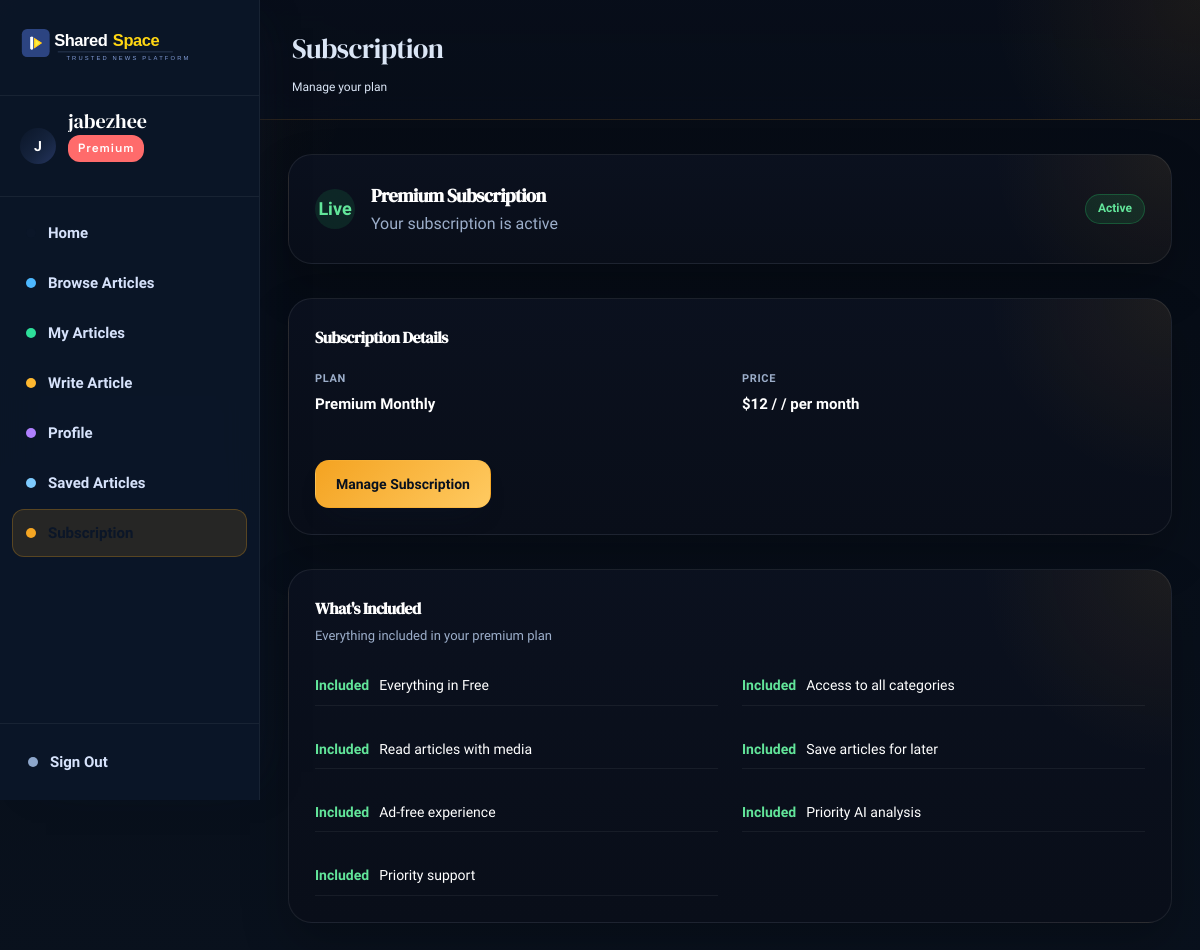
The page /pages/subscription.php (signed in) on the database its author committed.
### tables this page shows
CREATE TABLE `users` (
  `id` int NOT NULL,
  `email` varchar(255) NOT NULL,
  `password` varchar(255) NOT NULL,
  `full_name` varchar(255) DEFAULT NULL,
  `bio` text,
  `avatar_url` text,
  `role` enum('free','premium','category_admin','system_admin','ai_trainer') NOT NULL DEFAULT 'free',
  `is_premium` tinyint(1) NOT NULL DEFAULT '0',
  `is_suspended` tinyint(1) NOT NULL DEFAULT '0',
  `created_at` datetime NOT NULL DEFAULT CURRENT_TIMESTAMP,
  `updated_at` datetime NOT NULL DEFAULT CURRENT_TIMESTAMP ON UPDATE CURRENT_TIMESTAMP,
  `email_verified` tinyint(1) DEFAULT '0',
  `verification_token` varchar(255) DEFAULT NULL,
  `last_verification_email` datetime DEFAULT NULL,
  `reset_token` varchar(255) DEFAULT NULL,
  `reset_expires` datetime DEFAULT NULL,
  `age_group` varchar(20) DEFAULT NULL,
  `gender` enum('male','female') DEFAULT NULL,
  `onboarding_completed` tinyint(1) DEFAULT '0'
);

CREATE TABLE `landing_pricing_plans` (
  `id` int NOT NULL,
  `name` varchar(100) NOT NULL,
  `price` varchar(50) DEFAULT NULL,
  `price_suffix` varchar(50) DEFAULT NULL,
  `description` text,
  `button_text` varchar(100) DEFAULT NULL,
  `button_link` varchar(255) DEFAULT NULL,
  `is_popular` tinyint(1) DEFAULT '0',
  `display_order` int DEFAULT '1'
);

CREATE TABLE `landing_pricing_features` (
  `id` int NOT NULL,
  `plan_id` int NOT NULL,
  `feature_text` varchar(255) DEFAULT NULL,
  `is_included` tinyint(1) DEFAULT '1',
  `display_order` int DEFAULT '1'
);

### includes/entities/User.php (called while the page is built, shortened)
<?php
class User
{
    public string $fullName;
    public function __construct(array $row)
    {
        $this->fullName    = $row['full_name'] ?? '';
        $this->role        = $row['role']       ?? 'free';
        $this->subscription_cancel_at = $row['subscription_cancel_at'] ?? null;
    }
    public function initial(): string
    {
        return strtoupper(mb_substr($this->fullName, 0, 1)) ?: '?';
    }
}

### includes/db.php (called while the page is built, shortened)
<?php
class DB {
    private static ?PDO $pdo = null;
    public static function get(): PDO {
        if (self::$pdo === null) {
            $dsn = sprintf('mysql:host=%s;port=%s;dbname=%s;charset=utf8mb4',
                DB_HOST, DB_PORT, DB_NAME);
            self::$pdo = new PDO($dsn, DB_USER, DB_PASS, [
                PDO::ATTR_ERRMODE            => PDO::ERRMODE_EXCEPTION,
                PDO::ATTR_DEFAULT_FETCH_MODE => PDO::FETCH_ASSOC,
                PDO::ATTR_EMULATE_PREPARES   => false,
            ]);
        }
        return self::$pdo;
    }
    public static function query(string $sql, array $params = []): array {
        $stmt = self::get()->prepare($sql);
        $stmt->execute($params);
        return $stmt->fetchAll();
    }
    public static function first(string $sql, array $params = []): ?array {
        $rows = self::query($sql, $params);
        return $rows[0] ?? null;
    }
}

### includes/controllers/AuthController.php (called while the page is built, shortened)
<?php
require_once __DIR__ . '/../entities/User.php';
class AuthController {
    public function currentUser(): ?User {
        static $cache = [];
        $id = $_SESSION['user_id'];
        if (!isset($cache[$id])) {
            $row        = DB::first('SELECT * FROM users WHERE id = ?', [$id]);
            $cache[$id] = $row ? new User($row) : null;
        }
        return $cache[$id];
    }
    public function requireAuth(): void {
        $user = $this->currentUser();
    }
}

### pages/subscription.php (the view, shortened to what this page needs)
<?php
require_once __DIR__ . '/../includes/layout.php';
require_once __DIR__ . '/../includes/controllers/AuthController.php';
require_once __DIR__ . '/../includes/db.php';
$auth = new AuthController();
$auth->requireAuth();
$user = $auth->currentUser();
$plan = DB::first(
    "SELECT * FROM landing_pricing_plans WHERE name = 'Premium' LIMIT 1"
);
$features = $plan ? DB::query(
    "SELECT * FROM landing_pricing_features
     WHERE plan_id = ? AND is_included = 1
     ORDER BY display_order ASC",
    [$plan['id']]
) : [];
page_head('Subscription');
?>
<div class="dashboard-layout">
    <?php sidebar($user); ?>
    <main>
        <?php dash_header('Subscription', 'Manage your plan'); ?>
        <div class="page-content">
            <?php if ($user->role === 'premium'): ?>
                <?php $cancelAt = $user->subscription_cancel_at; ?>
                <div class="sub-status-card">
                    <div class="sub-status-left">
                        <div class="sub-status-icon"><?= $cancelAt ? 'Pending' : 'Live' ?></div>
                        <div>
                            <h3>Premium Subscription</h3>
                            <?php if ($cancelAt): ?>
                                <p>Your plan is active but cancels on <strong><?= htmlspecialchars(date('d M Y', strtotime($cancelAt))) ?></strong></p>
                            <?php else: ?>
                                <p>Your subscription is active</p>
                            <?php endif; ?>
                        </div>
                    </div>
                    <span class="sub-badge <?= $cancelAt ? 'cancelling' : 'active' ?>">
                        <?= $cancelAt ? 'Cancelling' : 'Active' ?>
                    </span>
                </div>
                <div class="sub-details-card">
                    <h3>Subscription Details</h3>
                    <div class="sub-details-grid">
                        <div>
                            <p class="sub-label">PLAN</p>
                            <p class="sub-value">Premium Monthly</p>
                        </div>
                        <div>
                            <p class="sub-label">PRICE</p>
                            <p class="sub-value">
                                <?= htmlspecialchars($plan['price'] ?? '$12.00') ?>
                                / <?= htmlspecialchars($plan['price_suffix'] ?? 'Monthly') ?>
                            </p>
                        </div>
                    </div>
                    <a href="/actions/create-portal-session.php" class="btn btn-primary btn-manage">
                        <?= $cancelAt ? 'Reactivate / Manage Subscription' : 'Manage Subscription' ?>
                    </a>
                </div>
                <div class="sub-features-card">
                    <h3>What's Included</h3>
                    <p class="sub-features-sub">Everything included in your premium plan</p>
                    <div class="sub-features-grid">
                        <?php foreach ($features as $f): ?>
                            <div class="sub-feature-item">
                                <span class="sub-check">Included</span>
                                <?= htmlspecialchars($f['feature_text']) ?>
                            </div>
                        <?php endforeach; ?>
                    </div>
                </div>
            <?php endif; ?>
        </div>
    </main>
</div>
<?php page_foot(); ?>

### includes/layout.php (shortened to what this page needs)
<?php
require_once __DIR__ . '/db.php';
require_once __DIR__ . '/controllers/AuthController.php';
function page_head(string $title): void {
    $slug = strtolower(trim(preg_replace('/[^a-z0-9]+/i', '-', $title), '-'));
?>
<!DOCTYPE html>
<html lang="en">
<head>
<link rel="stylesheet" href="/public/css/app.css" />
</head>
<body class="page-<?= htmlspecialchars($slug) ?>">
<?php }
function page_foot(): void { ?>
</body>
</html>
<?php }
function sharedspace_brand(string $href = '/', string $variant = 'dark', string $class = ''): void { ?>
    <a href="<?= htmlspecialchars($href) ?>" class="sharedspace-brand <?= htmlspecialchars(trim($class)) ?>">
        <img
            src="<?= htmlspecialchars($variant === 'light' ? '/public/icons/sharedspace-logo-light.svg' : '/public/icons/sharedspace-logo-dark.svg') ?>"
            alt="SharedSpace"
            class="sharedspace-brand-image"
        >
    </a>
<?php }
function sidebar(User $user): void {
    $path = parse_url($_SERVER['REQUEST_URI'], PHP_URL_PATH);
    if ($user->role === 'system_admin') {
        $links = [
            ['href' => '/pages/admin-dashboard.php', 'key' => 'home',    'label' => 'Admin Dashboard'],
            ['href' => '/pages/browse.php',           'key' => 'browse',  'label' => 'Browse Articles'],
            ['href' => '/pages/admin-landing.php',    'key' => 'landing', 'label' => 'Manage Landing Page'],
            ['href' => '/pages/admin-audit-log.php',  'key' => 'audit',   'label' => 'Audit Log'],
            ['href' => '/pages/profile.php',          'key' => 'profile', 'label' => 'Profile'],
        ];
    } else {
        $links = [
            ['href' => '/dashboard.php', 'key' => 'home', 'label' => 'Home'],
            ['href' => '/pages/browse.php', 'key' => 'browse', 'label' => 'Browse Articles'],
            ['href' => '/pages/my-articles.php', 'key' => 'articles', 'label' => 'My Articles'],
            ['href' => '/pages/write.php', 'key' => 'compose', 'label' => 'Write Article'],
            ['href' => '/pages/profile.php', 'key' => 'profile', 'label' => 'Profile'],
            ['href' => '/pages/savedarticles.php', 'key' => 'saved', 'label' => 'Saved Articles'],
            ['href' => '/pages/subscription.php', 'key' => 'membership', 'label' => $user->role === 'premium' ? 'Subscription' : 'Upgrade'],
        ];
    }
    ?>
<aside class="sidebar">
    <div class="sidebar-logo">
        <?php sharedspace_brand(
            $user->role === 'system_admin' ? '/pages/admin-dashboard.php' : ($user->role === 'category_admin' ? '/pages/category-admin-dashboard.php' : '/dashboard.php'),
            'light',
            'sidebar-brand'
        ); ?>
    </div>
    <div class="sidebar-user">
        <?php if (!empty($user->avatarUrl)): ?>
            <div class="user-avatar" style="background:none;padding:0;overflow:hidden">
                <img src="/public/<?= htmlspecialchars($user->avatarUrl) ?>"
                     alt="<?= htmlspecialchars($user->fullName) ?>"
                     style="width:100%;height:100%;object-fit:cover;border-radius:50%">
            </div>
        <?php else: ?>
            <div class="user-avatar"><?= htmlspecialchars($user->initial()) ?></div>
        <?php endif; ?>
        <div class="user-info">
            <p class="user-name"><?= htmlspecialchars($user->fullName) ?></p>
            <?php if ($user->role === 'premium'): ?>
                <span class="role-badge premium">Premium</span>
            <?php elseif ($user->role === 'system_admin'): ?>
                <span class="role-badge system-admin">System Admin</span>
            <?php else: ?>
                <span class="role-badge free">Free</span>
            <?php endif; ?>
        </div>
    </div>
    <nav class="sidebar-nav">
        <ul>
        <?php foreach ($links as $link): ?>
            <li>
                <a href="<?= $link['href'] ?>" class="nav-link <?= $path === $link['href'] ? 'active' : '' ?>">
                    <span class="nav-icon nav-icon-<?= htmlspecialchars($link['key']) ?>" aria-hidden="true"></span>
                    <?= htmlspecialchars($link['label']) ?>
                </a>
            </li>
        <?php endforeach; ?>
        </ul>
    </nav>
    <div class="sidebar-footer">
        <a href="/logout.php" class="nav-link logout">
            <span class="nav-icon nav-icon-logout" aria-hidden="true"></span>
            Sign Out
        </a>
    </div>
</aside>
<?php }
function dash_header(string $title, string $subtitle = ''): void { ?>
<header class="dash-header">
    <div>
        <h1 class="dash-title"><?= htmlspecialchars($title) ?></h1>
        <?php if ($subtitle): ?>
        <p class="dash-subtitle"><?= htmlspecialchars($subtitle) ?></p>
        <?php endif; ?>
    </div>
</header>
<?php }
    if ($err): ?><div class="alert alert-error"><?= htmlspecialchars($err) ?></div><?php endif;

### pages/subscription.php (style rules this page uses)
body.page-subscription { background: radial-gradient(circle at top left, rgba(245,166,35,0.08), transparent 24%), linear-gradient(180deg, #060b14 0%, #09111d 100%) !important; color: #f5f8ff !important; }
body.page-subscription .dashboard-layout main, body.page-subscription .page-content { background: transparent !important; }
body.page-subscription .dash-header { background: radial-gradient(circle at top right, rgba(245,166,35,0.08), transparent 22%), linear-gradient(180deg, rgba(8,14,26,0.94) 0%, rgba(8,14,26,0.84) 100%) !important; border-bottom: 1px solid rgba(245,166,35,0.14) !important; }
body.page-subscription .dash-title, body.page-subscription .dash-subtitle, body.page-subscription .text-muted { color: #dbe6f6 !important; }
body.page-subscription .page-content { max-width: 1380px; padding: 34px 28px 48px !important; display: flex; flex-direction: column; gap: 18px; }
body.page-subscription .sub-status-card, body.page-subscription .sub-details-card, body.page-subscription .sub-features-card, body.page-subscription .sub-upgrade-card { background: radial-gradient(circle at top right, rgba(245,166,35,0.08), transparent 20%), linear-gradient(180deg, rgba(11,17,31,0.98) 0%, rgba(9,14,25,1) 100%) !important; border: 1px solid rgba(255,255,255,0.08) !important; border-radius: 24px !important; box-shadow: 0 22px 48px rgba(0,0,0,0.22) !important; color: #f5f8ff !important; }
body.page-subscription .sub-status-card, body.page-subscription .sub-details-card, body.page-subscription .sub-features-card { padding: 26px 26px !important; }
body.page-subscription .sub-status-card h3, body.page-subscription .sub-details-card h3, body.page-subscription .sub-features-card h3, body.page-subscription .sub-upgrade-card h2, body.page-subscription .sub-value, body.page-subscription .sub-feature-item, body.page-subscription .sub-price-main { color: #ffffff !important; }
body.page-subscription .sub-status-card p, body.page-subscription .sub-features-sub, body.page-subscription .sub-label, body.page-subscription .sub-price-suffix, body.page-subscription .sub-price-desc { color: #9caeca !important; }
body.page-subscription .sub-status-icon { background: rgba(33, 201, 105, 0.12) !important; color: #62e59a !important; }
body.page-subscription .sub-badge.active { background: rgba(33, 201, 105, 0.12) !important; border: 1px solid rgba(33, 201, 105, 0.28) !important; color: #62e59a !important; }
body.page-subscription .sub-details-grid, body.page-subscription .sub-features-grid { gap: 24px !important; }
body.page-subscription .btn-manage, body.page-subscription .btn-upgrade { min-height: 48px; padding: 0 20px !important; border-radius: 14px !important; border: 1px solid rgba(245,166,35,0.18) !important; background: linear-gradient(135deg, #f4a321 0%, #ffca61 100%) !important; color: #08111f !important; font-weight: 700 !important; }
body.page-subscription .sub-feature-item { border-bottom: 1px solid rgba(255,255,255,0.06); padding: 8px 0; }
body.page-subscription .sub-check { color: #62e59a !important; font-weight: 700; }

### rows shown on the page
users: full_name "J", full_name "jabezhee"
landing_pricing_plans: price "$12", price_suffix "/ per month"
landing_pricing_features: feature_text "Everything in Free"
landing_pricing_features: feature_text "Access to all categories"
landing_pricing_features: feature_text "Read articles with media"
landing_pricing_features: feature_text "Save articles for later"
landing_pricing_features: feature_text "Ad-free experience"
landing_pricing_features: feature_text "Priority AI analysis"
landing_pricing_features: feature_text "Priority support"

### other values the page prints
$link['label'] "Home"
$link['label'] "Browse Articles"
$link['label'] "My Articles"
$link['label'] "Write Article"
$link['label'] "Profile"
$link['label'] "Saved Articles"
$title "Subscription"
$subtitle "Manage your plan"
